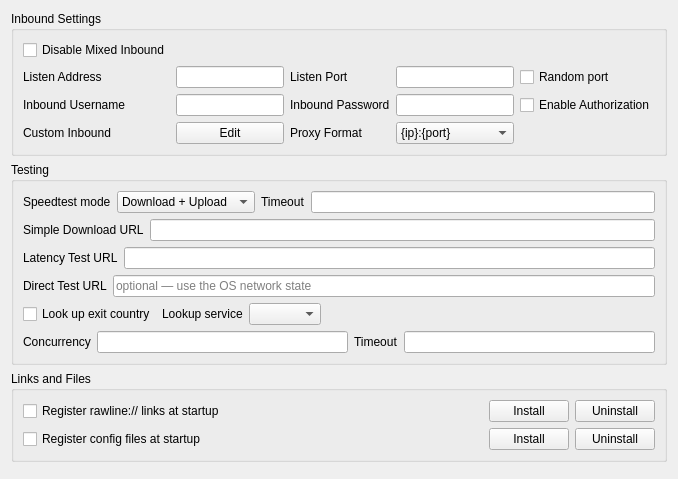
     <widget class="QWidget" name="tab_1">
      <attribute name="title">
       <string>Common</string>
      </attribute>
      <layout class="QVBoxLayout" name="verticalLayout_2">
       <item>
        <widget class="QGroupBox" name="groupBox_5">
         <property name="sizePolicy">
          <sizepolicy hsizetype="Preferred" vsizetype="Preferred">
           <horstretch>0</horstretch>
           <verstretch>0</verstretch>
          </sizepolicy>
         </property>
         <property name="title">
          <string>Inbound Settings</string>
         </property>
         <layout class="QGridLayout" name="gridLayout_9">
          <item row="2" column="5">
           <widget class="QCheckBox" name="inbound_auth">
            <property name="uiLevel" stdset="0">
             <string notr="true">advanced</string>
            </property>
            <property name="text">
             <string>Enable Authorization</string>
            </property>
           </widget>
          </item>
          <item row="1" column="4">
           <widget class="QLineEdit" name="inbound_socks_port">
            <property name="sizePolicy">
             <sizepolicy hsizetype="Preferred" vsizetype="Fixed">
              <horstretch>0</horstretch>
              <verstretch>0</verstretch>
             </sizepolicy>
            </property>
           </widget>
          </item>
          <item row="4" column="1">
           <widget class="QLabel" name="label_11">
            <property name="uiLevel" stdset="0">
             <string notr="true">advanced</string>
            </property>
            <property name="text">
             <string>Custom Inbound</string>
            </property>
           </widget>
          </item>
          <item row="4" column="2">
           <widget class="QPushButton" name="custom_inbound_edit">
            <property name="uiLevel" stdset="0">
             <string notr="true">advanced</string>
            </property>
            <property name="text">
             <string>Edit</string>
            </property>
           </widget>
          </item>
          <item row="2" column="1">
           <widget class="QLabel" name="inbound_user_l">
            <property name="uiLevel" stdset="0">
             <string notr="true">advanced</string>
            </property>
            <property name="text">
             <string>Inbound Username</string>
            </property>
           </widget>
          </item>
          <item row="0" column="1">
           <widget class="QCheckBox" name="disable_mixed_inbound">
            <property name="uiLevel" stdset="0">
             <string notr="true">advanced</string>
            </property>
            <property name="text">
             <string>Disable Mixed Inbound</string>
            </property>
           </widget>
          </item>
          <item row="2" column="4">
           <widget class="QLineEdit" name="inbound_pass">
            <property name="uiLevel" stdset="0">
             <string notr="true">advanced</string>
            </property>
           </widget>
          </item>
          <item row="2" column="2">
           <widget class="QLineEdit" name="inbound_user">
            <property name="uiLevel" stdset="0">
             <string notr="true">advanced</string>
            </property>
           </widget>
          </item>
          <item row="1" column="5">
           <widget class="QCheckBox" name="random_listen_port">
            <property name="uiLevel" stdset="0">
             <string notr="true">advanced</string>
            </property>
            <property name="toolTip">
             <string>&lt;html&gt;&lt;head/&gt;&lt;body&gt;&lt;p&gt;Selects a random available port on every run&lt;/p&gt;&lt;/body&gt;&lt;/html&gt;</string>
            </property>
            <property name="text">
             <string>Random port</string>
            </property>
           </widget>
          </item>
          <item row="1" column="3">
           <widget class="QLabel" name="inbound_socks_port_l">
            <property name="toolTip">
             <string>&lt;html&gt;&lt;head/&gt;&lt;body&gt;&lt;p&gt;Socks
                                                                + HTTP Proxy&lt;/p&gt;&lt;/body&gt;&lt;/html&gt;
                                                            </string>
            </property>
            <property name="text">
             <string>Listen Port</string>
            </property>
           </widget>
          </item>
          <item row="1" column="1">
           <widget class="QLabel" name="label">
            <property name="uiLevel" stdset="0">
             <string notr="true">advanced</string>
            </property>
            <property name="text">
             <string>Listen Address</string>
            </property>
           </widget>
          </item>
          <item row="2" column="3">
           <widget class="QLabel" name="inbound_pass_l">
            <property name="uiLevel" stdset="0">
             <string notr="true">advanced</string>
            </property>
            <property name="text">
             <string>Inbound Password</string>
            </property>
           </widget>
          </item>
          <item row="4" column="4">
           <widget class="QComboBox" name="proxy_scheme">
            <property name="uiLevel" stdset="0">
             <string notr="true">advanced</string>
            </property>
            <item>
             <property name="text">
              <string notr="true">{ip}:{port}</string>
             </property>
            </item>
            <item>
             <property name="text">
              <string notr="true">http://{ip}:{port}</string>
             </property>
            </item>
            <item>
             <property name="text">
              <string notr="true">socks={ip}:{port}</string>
             </property>
            </item>
           </widget>
          </item>
          <item row="4" column="3">
           <widget class="QLabel" name="proxy_scheme_l">
            <property name="uiLevel" stdset="0">
             <string notr="true">advanced</string>
            </property>
            <property name="text">
             <string>Proxy Format</string>
            </property>
           </widget>
          </item>
          <item row="1" column="2">
           <widget class="QLineEdit" name="inbound_address">
            <property name="uiLevel" stdset="0">
             <string notr="true">advanced</string>
            </property>
           </widget>
          </item>
         </layout>
        </widget>
       </item>
       <item>
        <widget class="QGroupBox" name="groupBox_testing">
         <property name="title">
          <string>Testing</string>
         </property>
         <layout class="QVBoxLayout" name="verticalLayout_8">
          <item>
           <layout class="QHBoxLayout" name="horizontalLayout_10">
            <item>
             <widget class="QLabel" name="label_12">
              <property name="uiLevel" stdset="0">
               <string notr="true">advanced</string>
              </property>
              <property name="text">
               <string>Speedtest mode</string>
              </property>
             </widget>
            </item>
            <item>
             <widget class="QComboBox" name="speedtest_mode">
              <property name="uiLevel" stdset="0">
               <string notr="true">advanced</string>
              </property>
              <item>
               <property name="text">
                <string>Download + Upload</string>
               </property>
              </item>
              <item>
               <property name="text">
                <string>Only Download</string>
               </property>
              </item>
              <item>
               <property name="text">
                <string>Only Upload</string>
               </property>
              </item>
              <item>
               <property name="text">
                <string>Simple Download</string>
               </property>
              </item>
              <item>
               <property name="text">
                <string>Only Country</string>
               </property>
              </item>
             </widget>
            </item>
            <item>
             <widget class="QLabel" name="label_19">
              <property name="uiLevel" stdset="0">
               <string notr="true">advanced</string>
              </property>
              <property name="toolTip">
               <string>&lt;html&gt;&lt;head/&gt;&lt;body&gt;&lt;p&gt;timeout in milliseconds&lt;br/&gt;applies to all tests individually&lt;/p&gt;&lt;/body&gt;&lt;/html&gt;</string>
              </property>
              <property name="text">
               <string>Timeout</string>
              </property>
             </widget>
            </item>
            <item>
             <widget class="QLineEdit" name="test_timeout">
              <property name="uiLevel" stdset="0">
               <string notr="true">advanced</string>
              </property>
             </widget>
            </item>
           </layout>
          </item>
          <item>
           <layout class="QHBoxLayout" name="horizontalLayout_9">
            <item>
             <widget class="QLabel" name="label_16">
              <property name="uiLevel" stdset="0">
               <string notr="true">advanced</string>
              </property>
              <property name="text">
               <string>Simple Download URL</string>
              </property>
             </widget>
            </item>
            <item>
             <widget class="QLineEdit" name="simple_down_url">
              <property name="uiLevel" stdset="0">
               <string notr="true">advanced</string>
              </property>
             </widget>
            </item>
           </layout>
          </item>
          <item>
           <layout class="QHBoxLayout" name="horizontalLayout_6">
            <item>
             <widget class="QLabel" name="label_13">
              <property name="text">
               <string>Latency Test URL</string>
              </property>
             </widget>
            </item>
            <item>
             <widget class="QLineEdit" name="test_latency_url"/>
            </item>
           </layout>
          </item>
          <item>
           <layout class="QHBoxLayout" name="horizontalLayout_direct_test">
            <item>
             <widget class="QLabel" name="label_direct_test_url">
              <property name="uiLevel" stdset="0">
               <string notr="true">advanced</string>
              </property>
              <property name="toolTip">
               <string>&lt;html&gt;&lt;head/&gt;&lt;body&gt;&lt;p&gt;Fetched &lt;span style=&quot; font-weight:600;&quot;&gt;without&lt;/span&gt; any proxy, so features that must tell a dead internet connection apart from dead servers — such as the auto selector — can check the connection itself, and notice the moment it comes back.&lt;/p&gt;&lt;p&gt;Only put a URL here that is reachable &lt;span style=&quot; font-weight:600;&quot;&gt;directly&lt;/span&gt; on your network. Leave it empty to rely on the operating system's network state instead.&lt;/p&gt;&lt;/body&gt;&lt;/html&gt;</string>
              </property>
              <property name="text">
               <string>Direct Test URL</string>
              </property>
             </widget>
            </item>
            <item>
             <widget class="QLineEdit" name="direct_test_url">
              <property name="uiLevel" stdset="0">
               <string notr="true">advanced</string>
              </property>
              <property name="placeholderText">
               <string>optional — use the OS network state</string>
              </property>
             </widget>
            </item>
           </layout>
          </item>
          <item>
           <layout class="QHBoxLayout" name="horizontalLayout_exit_lookup">
            <item>
             <widget class="QCheckBox" name="exit_country_lookup">
              <property name="toolTip">
               <string>&lt;html&gt;&lt;head/&gt;&lt;body&gt;&lt;p&gt;After connecting, Rawline asks an IP lookup service — through the proxy — which IP and country the connection exits from.&lt;/p&gt;&lt;p&gt;Turn this off to never contact such a service automatically.&lt;/p&gt;&lt;/body&gt;&lt;/html&gt;</string>
              </property>
              <property name="text">
               <string>Look up exit country</string>
              </property>
             </widget>
            </item>
            <item>
             <widget class="QLabel" name="label_exit_lookup_provider">
              <property name="uiLevel" stdset="0">
               <string notr="true">advanced</string>
              </property>
              <property name="text">
               <string>Lookup service</string>
              </property>
              <property name="buddy">
               <cstring>exit_lookup_provider</cstring>
              </property>
             </widget>
            </item>
            <item>
             <widget class="QComboBox" name="exit_lookup_provider">
              <property name="uiLevel" stdset="0">
               <string notr="true">advanced</string>
              </property>
             </widget>
            </item>
            <item>
             <spacer name="horizontalSpacer_exit_lookup">
              <property name="orientation">
               <enum>Qt::Orientation::Horizontal</enum>
              </property>
              <property name="sizeHint" stdset="0">
               <size>
                <width>40</width>
                <height>20</height>
               </size>
              </property>
             </spacer>
            </item>
           </layout>
          </item>
          <item>
           <layout class="QHBoxLayout" name="horizontalLayout_11">
            <item>
             <widget class="QLabel" name="label_14">
              <property name="uiLevel" stdset="0">
               <string notr="true">advanced</string>
              </property>
              <property name="text">
               <string>Concurrency</string>
              </property>
             </widget>
            </item>
            <item>
             <widget class="QLineEdit" name="test_concurrent">
              <property name="uiLevel" stdset="0">
               <string notr="true">advanced</string>
              </property>
             </widget>
            </item>
            <item>
             <widget class="QLabel" name="label_22">
              <property name="uiLevel" stdset="0">
               <string notr="true">advanced</string>
              </property>
              <property name="toolTip">
               <string>&lt;html&gt;&lt;head/&gt;&lt;body&gt;&lt;p&gt;Timeout for URLtest in ms&lt;br/&gt;Note that muxed connections take a much longer time for their initial request, and setting this value too low will cause the test to falsely report that the config is not working&lt;/p&gt;&lt;/body&gt;&lt;/html&gt;</string>
              </property>
              <property name="text">
               <string>Timeout</string>
              </property>
             </widget>
            </item>
            <item>
             <widget class="QLineEdit" name="url_timeout">
              <property name="uiLevel" stdset="0">
               <string notr="true">advanced</string>
              </property>
             </widget>
            </item>
           </layout>
          </item>
         </layout>
        </widget>
       </item>
       <item>
        <widget class="QGroupBox" name="url_scheme_box">
         <property name="uiLevel" stdset="0">
          <string notr="true">advanced</string>
         </property>
         <property name="title">
          <string>Links and Files</string>
         </property>
         <layout class="QGridLayout" name="gridLayout_url_scheme">
          <item row="0" column="0">
           <widget class="QCheckBox" name="url_scheme_auto_register">
            <property name="toolTip">
             <string>&lt;html&gt;&lt;head/&gt;&lt;body&gt;&lt;p&gt;Registers Rawline as the handler for rawline:// links, re-applying the registration whenever the install is moved.&lt;/p&gt;&lt;p&gt;Turning this off does not undo an existing registration: use Uninstall for that.&lt;/p&gt;&lt;/body&gt;&lt;/html&gt;</string>
            </property>
            <property name="text">
             <string>Register rawline:// links at startup</string>
            </property>
           </widget>
          </item>
          <item row="0" column="1">
           <spacer name="horizontalSpacer_url_scheme">
            <property name="orientation">
             <enum>Qt::Orientation::Horizontal</enum>
            </property>
            <property name="sizeHint" stdset="0">
             <size>
              <width>40</width>
              <height>20</height>
             </size>
            </property>
           </spacer>
          </item>
          <item row="0" column="2">
           <widget class="QLabel" name="url_scheme_status">
            <property name="text">
             <string notr="true"/>
            </property>
           </widget>
          </item>
          <item row="0" column="3">
           <widget class="QPushButton" name="url_scheme_install">
            <property name="toolTip">
             <string>&lt;html&gt;&lt;head/&gt;&lt;body&gt;&lt;p&gt;Registers the handler now, without waiting for the next start.&lt;/p&gt;&lt;/body&gt;&lt;/html&gt;</string>
            </property>
            <property name="text">
             <string>Install</string>
            </property>
           </widget>
          </item>
          <item row="0" column="4">
           <widget class="QPushButton" name="url_scheme_uninstall">
            <property name="toolTip">
             <string>&lt;html&gt;&lt;head/&gt;&lt;body&gt;&lt;p&gt;Removes the rawline:// handler Rawline wrote. Entries owned by other applications are left alone.&lt;/p&gt;&lt;/body&gt;&lt;/html&gt;</string>
            </property>
            <property name="text">
             <string>Uninstall</string>
            </property>
           </widget>
          </item>
          <item row="1" column="0">
           <widget class="QCheckBox" name="file_assoc_auto_register">
            <property name="toolTip">
             <string>&lt;html&gt;&lt;head/&gt;&lt;body&gt;&lt;p&gt;Adds Rawline to the &quot;Open with&quot; list for config files such as JSON and YAML, re-applying the registration whenever the install is moved.&lt;/p&gt;&lt;p&gt;Turning this off does not undo an existing registration: use Uninstall for that.&lt;/p&gt;&lt;/body&gt;&lt;/html&gt;</string>
            </property>
            <property name="text">
             <string>Register config files at startup</string>
            </property>
           </widget>
          </item>
          <item row="1" column="2">
           <widget class="QLabel" name="file_assoc_status">
            <property name="text">
             <string notr="true"/>
            </property>
           </widget>
          </item>
          <item row="1" column="3">
           <widget class="QPushButton" name="file_assoc_install">
            <property name="toolTip">
             <string>&lt;html&gt;&lt;head/&gt;&lt;body&gt;&lt;p&gt;Registers the associations now, without waiting for the next start.&lt;/p&gt;&lt;/body&gt;&lt;/html&gt;</string>
            </property>
            <property name="text">
             <string>Install</string>
            </property>
           </widget>
          </item>
          <item row="1" column="4">
           <widget class="QPushButton" name="file_assoc_uninstall">
            <property name="toolTip">
             <string>&lt;html&gt;&lt;head/&gt;&lt;body&gt;&lt;p&gt;Removes every config file association Rawline wrote, including those added by older versions. Associations owned by other applications are left alone.&lt;/p&gt;&lt;/body&gt;&lt;/html&gt;</string>
            </property>
            <property name="text">
             <string>Uninstall</string>
            </property>
           </widget>
          </item>
         </layout>
        </widget>
       </item>
       <item>
        <widget class="QWidget" name="horizontalWidget_1" native="true">
         <property name="sizePolicy">
          <sizepolicy hsizetype="Preferred" vsizetype="Maximum">
           <horstretch>0</horstretch>
           <verstretch>0</verstretch>
          </sizepolicy>
         </property>
         <layout class="QHBoxLayout" name="horizontalLayout_2">
          <property name="leftMargin">
           <number>0</number>
          </property>
          <property name="topMargin">
           <number>0</number>
          </property>
          <property name="rightMargin">
           <number>0</number>
          </property>
          <property name="bottomMargin">
           <number>0</number>
          </property>
         </layout>
        </widget>
       </item>
       <item>
        <spacer name="verticalSpacer_common">
         <property name="orientation">
          <enum>Qt::Orientation::Vertical</enum>
         </property>
         <property name="sizeHint" stdset="0">
          <size>
           <width>20</width>
           <height>0</height>
          </size>
         </property>
        </spacer>
       </item>
      </layout>
     </widget>
